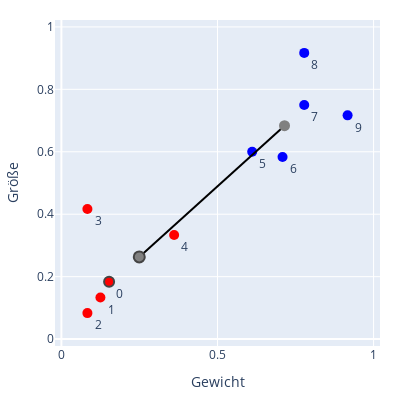
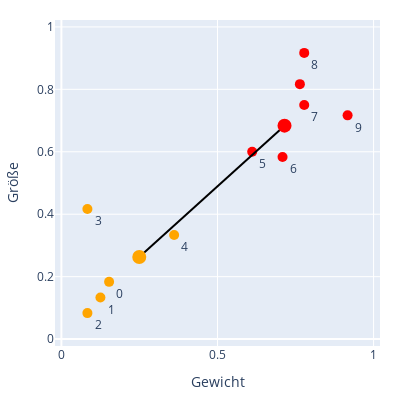

Notebook source saved alongside these figures, in order:
### Code cell
somEx.plot()
somEx.auswerten()

### Figure 1 — Plotly figure (JSON) as saved in the notebook; plotly's stock layout.template omitted (floating-point values rounded to 4 significant figures)
{"data": [{"marker": {"color": "red", "size": 10}, "mode": "markers+text", "showlegend": false, "text": ["0", "1", "2", "3", "4"], "textposition": "bottom right", "type": "scatter", "x": [0.1528, 0.125, 0.08333, 0.08333, 0.3611], "y": [0.1833, 0.1333, 0.08333, 0.4167, 0.3333]}, {"marker": {"color": "blue", "size": 10}, "mode": "markers+text", "showlegend": false, "text": ["5", "6", "7", "8", "9"], "textposition": "bottom right", "type": "scatter", "x": [0.6111, 0.7083, 0.7778, 0.7778, 0.9167], "y": [0.6, 0.5833, 0.75, 0.9167, 0.7167]}, {"marker": {"color": "rgba(255, 182, 193, 0.0)", "line": {"width": 2}, "size": 10}, "mode": "markers", "showlegend": false, "textposition": "bottom right", "type": "scatter", "x": [0.1528], "y": [0.1833]}, {"line": {"color": "black", "width": 2}, "marker": {"color": "grey", "size": 11}, "mode": "lines+markers", "showlegend": false, "textposition": "bottom right", "type": "scatter", "x": [0.7147, 0.2494], "y": [0.6837, 0.2632]}, {"marker": {"color": "rgba(255, 182, 193, 0.0)", "line": {"width": 2}, "size": 11}, "mode": "markers", "showlegend": false, "textposition": "bottom right", "type": "scatter", "x": [0.2494], "y": [0.2632]}], "layout": {"height": 400, "margin": {"b": 20, "l": 20, "r": 20, "t": 20}, "width": 400, "xaxis": {"domain": [0, 1], "range": [-0.009375, 1.009], "title": {"text": "Gewicht"}, "type": "linear"}, "yaxis": {"domain": [0, 1], "range": [-0.0189, 1.019], "scaleanchor": "x", "scaleratio": 1, "title": {"text": "Größe"}, "type": "linear"}}}

### Figure 2 — Plotly figure (JSON) as saved in the notebook; plotly's stock layout.template omitted (floating-point values rounded to 4 significant figures)
{"data": [{"marker": {"color": ["orange", "orange", "orange", "orange", "orange", "red", "red", "red", "red", "red", "red"], "size": 10}, "mode": "markers+text", "showlegend": false, "text": ["0", "1", "2", "3", "4", "5", "6", "7", "8", "9"], "textposition": "bottom right", "type": "scatter", "x": [0.1528, 0.125, 0.08333, 0.08333, 0.3611, 0.6111, 0.7083, 0.7778, 0.7778, 0.9167, 0.7639], "y": [0.1833, 0.1333, 0.08333, 0.4167, 0.3333, 0.6, 0.5833, 0.75, 0.9167, 0.7167, 0.8167]}, {"line": {"color": "black", "width": 2}, "marker": {"color": ["red", "orange", "yellow", "green", "blue"], "size": 14}, "mode": "lines+markers", "showlegend": false, "textposition": "bottom right", "type": "scatter", "x": [0.7147, 0.2494], "y": [0.6837, 0.2632]}], "layout": {"height": 400, "margin": {"b": 20, "l": 20, "r": 20, "t": 20}, "width": 400, "xaxis": {"domain": [0, 1], "range": [-0.009375, 1.009], "title": {"text": "Gewicht"}, "type": "linear"}, "yaxis": {"domain": [0, 1], "range": [-0.0189, 1.019], "scaleanchor": "x", "scaleratio": 1, "title": {"text": "Größe"}, "type": "linear"}}}
